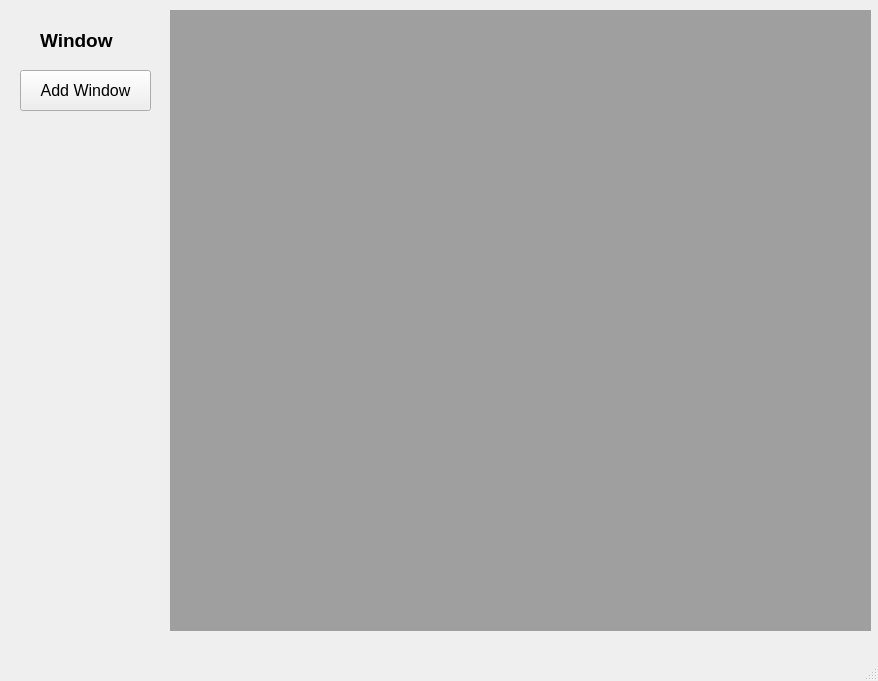
<?xml version="1.0" encoding="UTF-8"?>
<ui version="4.0">
 <class>MainWindow</class>
 <widget class="QMainWindow" name="MainWindow">
  <property name="geometry">
   <rect>
    <x>0</x>
    <y>0</y>
    <width>878</width>
    <height>681</height>
   </rect>
  </property>
  <property name="windowTitle">
   <string>MainWindow</string>
  </property>
  <widget class="QWidget" name="centralwidget">
   <widget class="QMdiArea" name="mdiArea">
    <property name="geometry">
     <rect>
      <x>170</x>
      <y>10</y>
      <width>701</width>
      <height>621</height>
     </rect>
    </property>
   </widget>
   <widget class="QLabel" name="label">
    <property name="geometry">
     <rect>
      <x>40</x>
      <y>30</y>
      <width>101</width>
      <height>21</height>
     </rect>
    </property>
    <property name="font">
     <font>
      <pointsize>14</pointsize>
      <weight>75</weight>
      <bold>true</bold>
     </font>
    </property>
    <property name="text">
     <string>Window</string>
    </property>
   </widget>
   <widget class="QPushButton" name="pushButton">
    <property name="geometry">
     <rect>
      <x>20</x>
      <y>70</y>
      <width>131</width>
      <height>41</height>
     </rect>
    </property>
    <property name="font">
     <font>
      <pointsize>12</pointsize>
     </font>
    </property>
    <property name="text">
     <string>Add Window</string>
    </property>
   </widget>
  </widget>
  <widget class="QMenuBar" name="menubar">
   <property name="geometry">
    <rect>
     <x>0</x>
     <y>0</y>
     <width>878</width>
     <height>27</height>
    </rect>
   </property>
  </widget>
  <widget class="QStatusBar" name="statusbar"/>
 </widget>
 <resources/>
 <connections/>
</ui>
